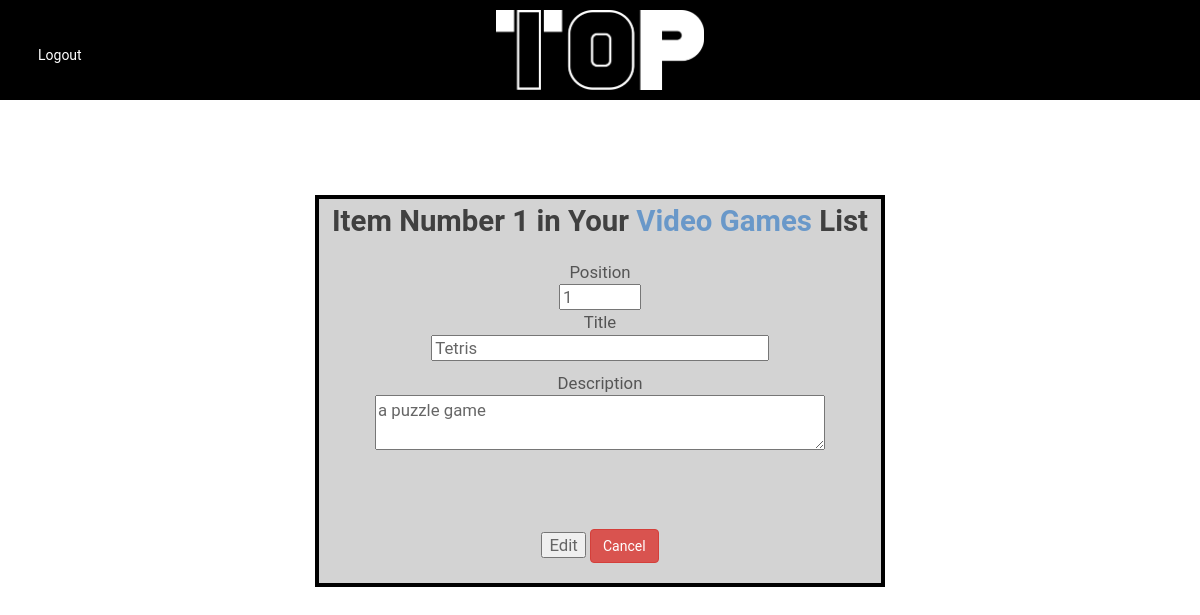
/top10/item/388/edit (signed in), run on the app's committed database.
### database_setup.py (models this page shows, shortened)
class Category(Base):
    __tablename__ = 'category'
    id = Column(Integer, primary_key=True)
    name = Column(String(250), nullable=False)
    url = Column(String(250), nullable=False)
    description = Column(String(500), nullable=True)
    public = Column(Boolean, nullable=False)
    user_account_id = Column(Integer, ForeignKey('user_account.id'), nullable=False)
    user_account = relationship(UserAccount)
    date_created = Column(DateTime, default=datetime.datetime.utcnow)

class ListItem(Base):
    __tablename__ = 'list_item'
    id = Column(Integer, primary_key=True)
    list_id = Column(Integer, ForeignKey('list.id'), nullable=False)
    list = relationship(List)
    position = Column(Integer, nullable=False)
    title = Column(String(250), nullable=False)
    description = Column(String(250), nullable=True)
    img_url = Column(String(250), nullable=True)

### application.py (the view, shortened to what this page needs)
@app.route('/top10/item/<string:listItem_id>/edit', methods=['GET', 'POST'])
def editListItem(listItem_id):
    if not login_session.get('logged_in'):
        return redirect(url_for('home'))
    try:
        editedListItem = session.query(ListItem).filter_by(id=listItem_id).one()
    except NoResultFound:
        abort(404)
    if login_session.get('user_id') != editedListItem.list.user_account_id:
        return redirect(url_for('showCategory',
                                category_url=editedListItem.list.category.url))
    if request.method == 'GET':
        return render_template('listItem_form.html',
                               list=editedListItem.list,
                               id=listItem_id,
                               position=editedListItem.position,
                               editing=True,
                               title=editedListItem.title,
                               description=editedListItem.description,
                               error="",
                               logged_in=login_session.get('logged_in'))

### templates/listItem_form.html (shortened to what this page needs)
{% extends 'base.html' %}
{% block content %}
<br>
<br>
<div class="column-group">
  <div class="all-25">
  </div>
  <div class="all-50 uploadbox">
    <h2>Item Number {{position}} in Your <a href="{{ url_for('showCategory', category_url=list.category.url) }}">{{list.category.name}}</a> List</h2>
    {% if editing %}
    <form action='{{ url_for('editListItem', listItem_id=id) }}' method='post'>
    {% else %}
    <form action='{{ url_for('newListItem', list_id=list.id) }}' method='post'>
    {% endif %}
      {% if editing %}
      <div>
        <div>Position</div>
        <input type='number' min="1" max="10" name='position' value="{{position}}"></input>
      </div>
      {% endif %}
      <div>
        <div>Title</div>
        <input class="titlestyle" type='text' name='title' value="{{title}}"></input>
      </div>
      <div>
        <div class="pad">Description</div>
        <textarea class="textbox" name='description'>{{description}}</textarea>
      </div>
      <br><br><div class="error">{{error}}</div><br>
      <div class="buttonheight">
        {% if editing %}
        <input type='submit' value="Edit">
        {% else %}
        <input class="btn btn-success" type='submit' value="Create">
        {% endif %}
        <a class="btn btn-danger error" href='{{ url_for('editTopTenList', list_id=list.id) }}'>Cancel</a>
      </div>
    </form>
  </div>
</div>
{% endblock %}

### static/styles.css (style rules this page uses)
html { height:100%; }
body { height: 100%; }
.error { color: red; }
h2 { padding-top: 5px; }
.textbox { width: 80%; }
.pad { padding-top: 10px; }
.buttonheight { padding-bottom: 20px; }
.titlestyle { width: 60%; }
.uploadbox { background-color: #D3D3D3; border: 4px solid black; text-align: center; }

### data on the page
Category: category.name "Video Games"
ListItem: title "Tetris", description "a puzzle game"

### other printed values
{{ position }} "1"
